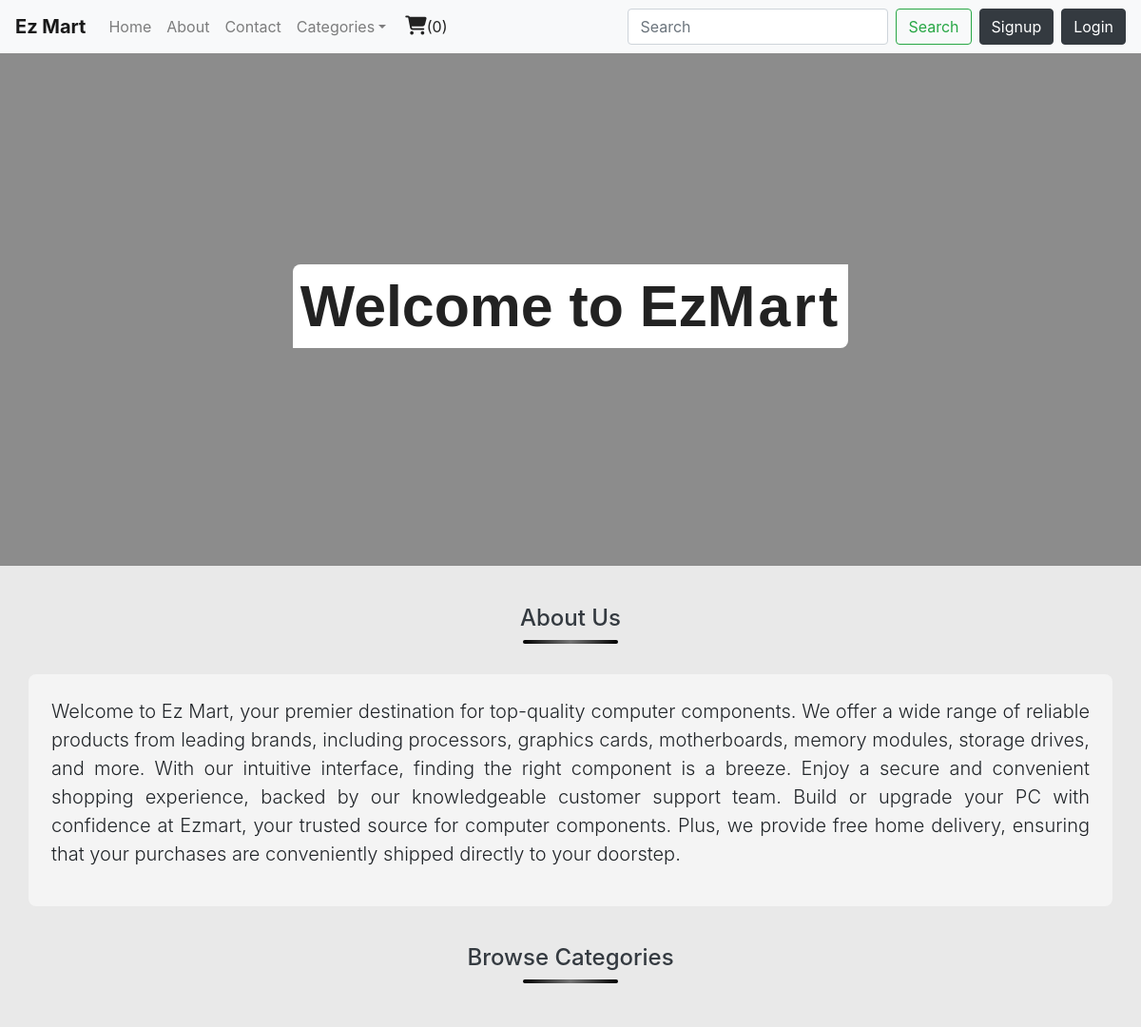
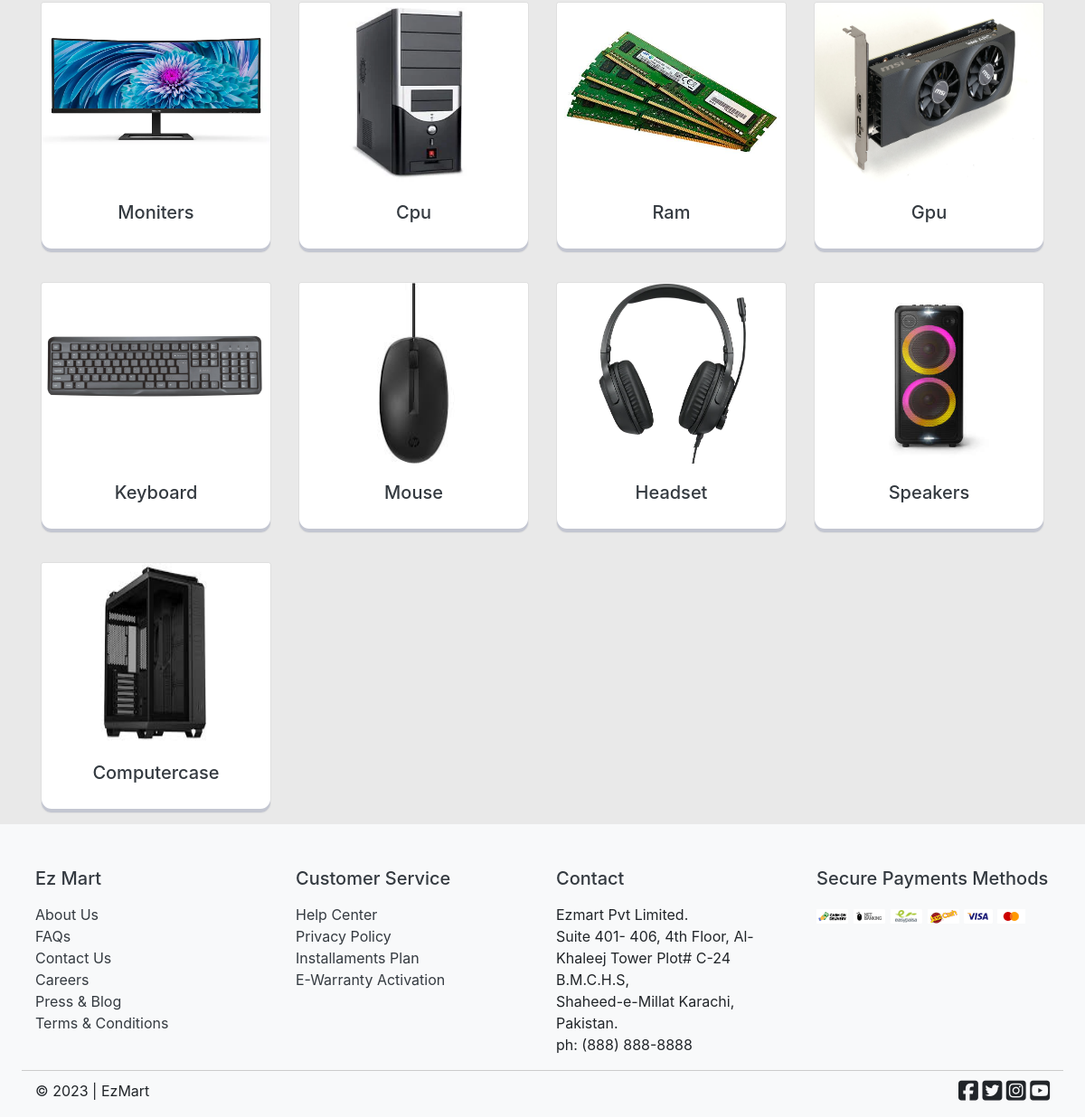
/ezmart/index.php, run on the app's committed database (2 pictures, top to bottom).
### tables this page shows
CREATE TABLE `categories` (
  `category_id` int(11) NOT NULL,
  `category_image` varchar(35) NOT NULL,
  `category_name` varchar(30) NOT NULL,
  `time` datetime NOT NULL DEFAULT current_timestamp()
);

### ezmart/index.php (the view, shortened to what this page needs)
<!DOCTYPE html>
<html lang="en">
<head>
    <link rel="stylesheet" href="css/bootstrap.min.css">
    <link rel="stylesheet" href="css/style.css">
</head>
<body>
    <?php include 'utilities/_header.php';?>
    <?php include 'utilities/_dbconnection.php'; ?>
        <div class="font">
            <h3 class="banner-font">Welcome to <b>Ez</b><span class="mart">Mart</span></h3>
        </div>
    <section id="about">
        <h4 class="text-center py-3 text-dark heading mt-4">About Us</h4>
        <div class="container about p-4">
            <p class="lead text-justify">Welcome to Ez Mart, your premier destination for top-quality computer components. We offer a wide range of reliable products from leading brands, including processors, graphics cards, motherboards, memory modules, storage drives, and more. With our intuitive interface, finding the right component is a breeze. Enjoy a secure and convenient shopping experience, backed by our knowledgeable customer support team. Build or upgrade your PC with confidence at Ezmart, your trusted source for computer components. Plus, we provide free home delivery, ensuring that your purchases are conveniently shipped directly to your doorstep.</p>
        </div>
    </section>
    <h4 class="text-center py-3 text-dark heading mt-4">Browse Categories</h4>
    <div class="container">
        <div class="row">
    <?php
        $sql="SELECT * FROM `categories`";
        $result=mysqli_query($conn,$sql);
    while ($row=mysqli_fetch_assoc($result)) {
        $category_image=$row['category_image'];
        $category_name=$row['category_name'];
            echo '<div class="col-lg-3 col-md-4 col-sm-6 my-3">
                    <div class="card bounce">
                     <a href="products.php?category='.$category_name.'"><img src="'.$category_image.'" alt="category_image" class="card-img-top category-img"></a>
                    <div class="card-body">
                        <h5 class="card-title text-center"><a href="products.php?category='.$category_name.'" class="text-dark">'.$category_name.'</a></h5>
                    </div>
                </div>
            </div>';
        }
        ?>
        </div>
    </div>
    <?php include 'utilities/_footer.php'; ?>
</body>
</html>

### ezmart/utilities/_header.php (shortened to what this page needs)
<?php
if (isset($_SESSION['email'])&& $_SESSION==TRUE) {
    $username=$_SESSION['username'];
    $show=TRUE;
}else{
    $show=FALSE;
}
$count=0;
  echo  '<nav class="navbar navbar-light bg-light navbar-expand-md sticky-top" >
            <a href="/ezmart/index.php" class="navbar-brand"><b>Ez Mart</b></a>
            <button class="navbar-toggler" data-toggle="collapse" data-target="#mynavbar">
                <span class="navbar-toggler-icon"></span>
            </button>
            <div class="collapse navbar-collapse justify-content-lg-between" id="mynavbar">
                <ul class="navbar-nav">
                    <li class="nav-item"><a href="/ezmart/index.php" class="nav-link">Home</a></li>
                    <li class="nav-item"><a href="#about" class="nav-link">About</a></li>
                    <li class="nav-item"><a href="#contact" class="nav-link">Contact</a></li>
                    <li class="nav-item dropdown"><a href="#" class="nav-link dropdown-toggle" data-toggle="dropdown">
                        Categories</a>
                        <div class="dropdown-menu">
                            <a href="#" class="dropdown-item">Option-1</a>
                            <a href="#" class="dropdown-item">Option-2</a>
                            <a href="#" class="dropdown-item">Option-3</a>
                        </div>
                        </li>';
            if (isset($_SESSION['email'])&& $_SESSION['loggedin']==TRUE) {
             echo  '<li class="nav-item"><a href="/ezmart/cart.php" class="nav-link"><i class="fa-solid fa-cart-shopping cart"></i><span class="cart_count">('.$count.')</span></a></li></ul>';
             }else {
             echo  '<li class="nav-item"><a href="/ezmart/utilities/_login.php" class="nav-link"><i class="fa-solid fa-cart-shopping cart"></i><span class="cart_count">('.$count.')</span></a></li></ul>';
                 }
        if(!$show){
        echo  '<div class="form-inline">
                  <form class="form-inline">
                    <input class="form-control mr-sm-2" type="search" placeholder="Search" aria-label="Search">
                    <button class="btn btn-outline-success my-2 my-sm-0 mr-2" type="submit">Search</button>
                  </form>
                  <a href="/ezmart/utilities/_signup.php" class="btn btn-dark mr-2">Signup</a>
                  <a href="/ezmart/utilities/_login.php" class="btn btn-dark">Login</a>
              </div>';
        }
            echo '</div>
        </nav>';
?>

### ezmart/utilities/_footer.php
<footer class="footer-set bg-light p-4 pt-5">
    <section id="contact">
        <div class="container-fluid">
            <div class="row justify-content-sm-center">
            <div class="col-md-3">
                <h5 class="text-dark mb-3">Ez Mart</h5>
                <ul class="dot">
                    <li><a href="#" class="text-dark text-decoration-none">About Us</a></li>
                    <li><a href="#" class="text-dark text-decoration-none">FAQs</a></li>
                    <li><a href="#" class="text-dark text-decoration-none">Contact Us</a></li>
                    <li><a href="#" class="text-dark text-decoration-none">Careers</a></li>
                    <li><a href="#" class="text-dark text-decoration-none">Press & Blog</a></li>
                    <li><a href="#" class="text-dark text-decoration-none">Terms & Conditions</a></li>
                </ul>
            </div>
            <div class="col-md-3">
                <h5 class="text-dark mb-3">Customer Service</h5>
                <ul class="dot">
                    <li><a href="#" class="text-dark text-decoration-none">Help Center</a></li>
                    <li><a href="#" class="text-dark text-decoration-none">Privacy Policy</a></li>
                    <li><a href="#" class="text-dark text-decoration-none">Installaments Plan</a></li>
                    <li><a href="#" class="text-dark text-decoration-none">E-Warranty Activation</a></li>
                </ul>
            </div>
            <div class="col-md-3">
                <h5 class="text-dark mb-3">Contact</h5>
                <address>
                    Ezmart Pvt Limited.<br>
                    Suite 401- 406, 4th Floor, Al-Khaleej Tower Plot# C-24 B.M.C.H.S, <br>Shaheed-e-Millat
                    Karachi, Pakistan.<br>
                    ph: (888) 888-8888
                </address>
            </div>
            <div class="col-md-3">
                <h5 class="text-dark mb-3">Secure Payments Methods</h5>
                <div class="footer-image">
                    <img src="images/payment-method.png" alt="">
                </div>
            </div>
        </div>
        <div class="row">
            <div class="col-12 footer-border">
                <p class="d-inline">&copy; 2023 | EzMart</p>
                <div class="icons">
                    <i class="fa-brands fa-square-facebook"></i>
                    <i class="fa-brands fa-square-twitter"></i>
                    <i class="fa-brands fa-square-instagram"></i>
                    <i class="fa-brands fa-square-youtube"></i>
                </div>
            </div>
        </div>
    </div>
</section>
</footer>

### ezmart/css/style.css (style rules this page uses)
* { margin: 0px; padding: 0px; }
html { height: 100%; box-sizing: border-box; scroll-behavior: smooth; }
body { background-color: #e9e9e9; min-height: 100%; position: relative; top: 0px; padding-bottom: 20rem; box-sizing: inherit; overflow-x: hidden; }
.font { display: flex; justify-content: center; align-items: center; flex-direction: column; height: 540px; }
.font h3 { font-size: 3.8rem; font-weight: 700; }
h3 { font-size: 50px; color: #fff; font-family: Arial, Helvetica, sans-serif; }
.banner-font { background-color: #fff; color: #222; padding: 8px; border-top-left-radius: 8px; border-bottom-right-radius: 8px; }
.mart { letter-spacing: 3px; }
.cart_count { font: 10px; color: #222; }
.about { background-color: #ffffff83; border-radius: 8px; }
.fa-solid { color: #222; font-size: 20px; padding-left: 4px; }
.category-img { height: 200px; width: 100%; }
.heading::after { content: ""; display: block; width: 100px; height: 4px; border-radius: 2px; margin: 8px auto; background-image: linear-gradient(90deg, rgb(0, 0, 0),rgb(116, 116, 116),rgb(0, 0, 0)); }
.bounce { transition: .3s; box-shadow: inset 0px -4px #c3c6d1; border-bottom-left-radius:12px; border-bottom-right-radius:12px; }
.footer-set { position: absolute; left: 0px; right: 0px; bottom: 0px; width: 100%; }
.dot li { list-style-type: none; }
.footer-border { border-top: 1px solid #ccc; }
.footer-border p { position: relative; top: 10px; }
.icons { float: right; position: relative; top: 10px; }
.fa-brands { font-size: 25px; }

### data on the page
categories: category_image (picture), category_name "Moniters"
categories: category_image (picture), category_name "Cpu"
categories: category_image (picture), category_name "Ram"
categories: category_image (picture), category_name "Gpu"
categories: category_image (picture), category_name "Keyboard"
categories: category_image (picture), category_name "Mouse"
categories: category_image (picture), category_name "Headset"
categories: category_image (picture), category_name "Speakers"
categories: category_image (picture), category_name "Computercase"

### other printed values
$count "0"
